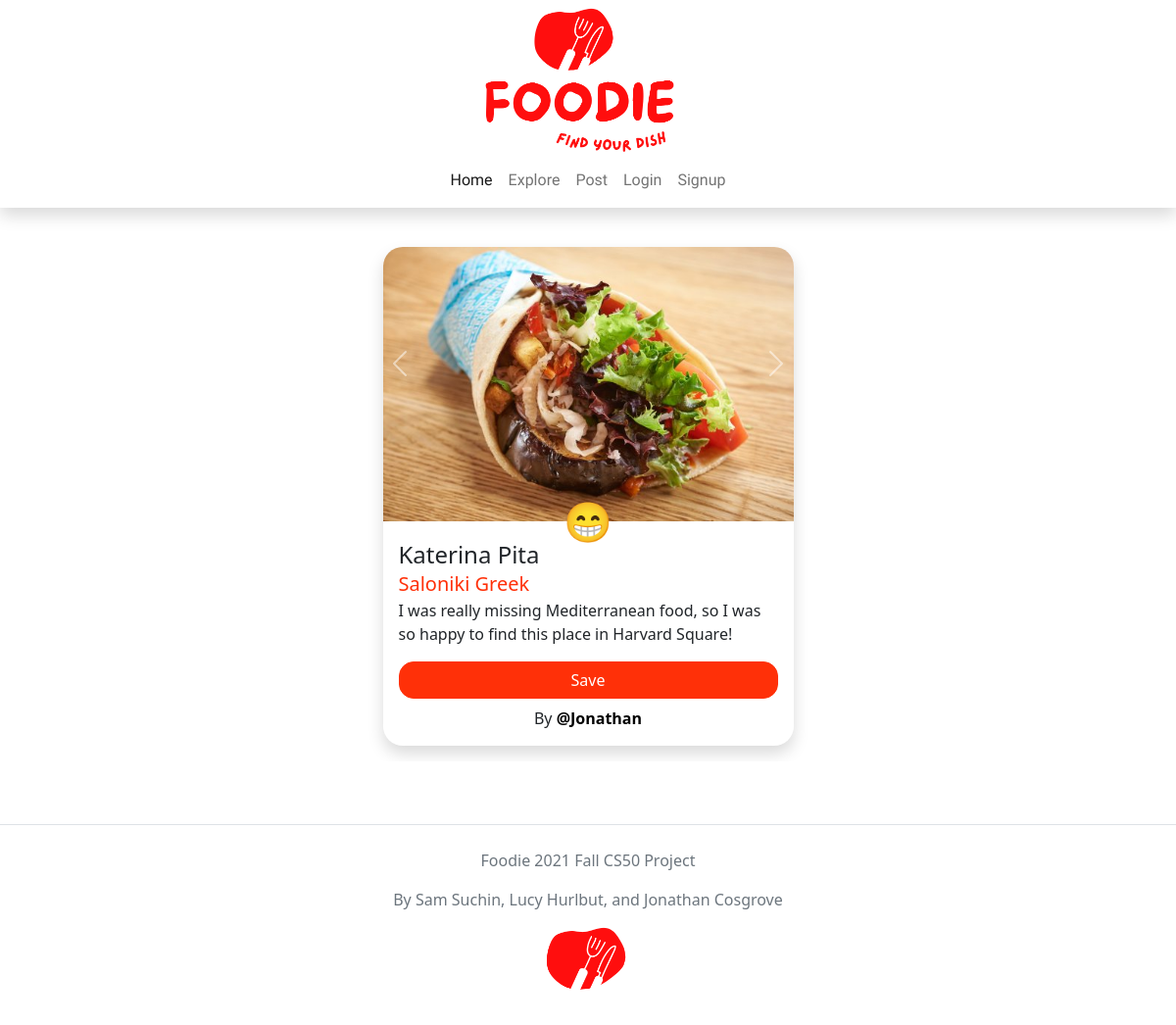
The page / on the database its author committed.
### dish/models.py (models this page shows, shortened)
class Dish(models.Model):
    name = models.CharField(max_length=255)
    media = models.ImageField(upload_to="dishes/")
    resturant = models.ForeignKey(Resturant, on_delete=models.CASCADE, related_name="dishes")
    review = models.TextField(null=True, blank=True, max_length=1000)
    rating = models.CharField(choices=DISH.RATING_CHOICES, max_length=2)
    user = models.ForeignKey(settings.AUTH_USER_MODEL, on_delete=models.CASCADE, related_name="dishes")
    created_at = models.DateTimeField(auto_now_add=True)
    is_active = models.BooleanField(default=True)
    price = models.DecimalField(max_digits=50, decimal_places=2, null=True, blank=True)

### resturant/models.py (models this page shows, shortened)
class Resturant(models.Model):
    name = models.CharField(max_length=255)
    cuisine = models.CharField(max_length=255)
    city = models.CharField(max_length=255)
    address = models.CharField(max_length=255, null=True, blank=True)
    is_active = models.BooleanField(default=True)
    created_at = models.DateTimeField(auto_now_add=True)

### account/models.py (models this page shows, shortened)
class User(AbstractBaseUser, PermissionsMixin):
    username = models.CharField(max_length=100, unique=True)
    is_staff = models.BooleanField(default=False)
    is_active = models.BooleanField(default=True)
    date_joined = models.DateTimeField(default=timezone.now)
    USERNAME_FIELD = 'username'
    objects = CustomUserManager()

### core/views.py (the view)
# urls.py: path("", home, name="home"),
def home(request):
    dishes = Dish.objects.filter(is_active=True).order_by("?")[:20]
    context = {
        "dishes": dishes,
    }
    if request.user.is_authenticated:
        context["user_saves"] = Save.objects.filter(saved_by=request.user).values_list("dish_id", flat=True)
    return render(request, "index.html", context)

### templates/index.html (shortened to what this page needs)
{% extends 'base.html' %}
{% load static %}
{% block css %}
<link rel="stylesheet" href="{% static 'css/dishes.css' %}">
{% endblock %}
{% block content %}
<div class="container pb-5">
    <div class="row">
        <div class="col-lg-5 col-md-8 col-12 mx-auto">
            {% if dishes %}
            <div id="carouselControls" class="carousel slide carousel-fade" data-bs-ride="carousel">
                <div class="carousel-inner">
                    {% for dish in dishes %}
                    <div class="carousel-item {% if forloop.counter == 1 %}active{% endif %}">
                        {% include 'includes/dish_card.html' %}
                      </div>
                    {% endfor %}
                <button class="carousel-control-prev" type="button" data-bs-target="#carouselControls" data-bs-slide="prev">
                  <span class="carousel-control-prev-icon" aria-hidden="true"></span>
                </button>
                <button class="carousel-control-next" type="button" data-bs-target="#carouselControls" data-bs-slide="next">
                  <span class="carousel-control-next-icon" aria-hidden="true"></span>
                </button>
              </div>
            {% else %}
            <h1 class="text-center">No dishes :(</h1>
            {% endif %}
        </div>
    </div>
</div>
</div>
{% endblock %}

### templates/includes/dish_card.html (shortened to what this page needs)
{% load static %}
{% block css %}
<link rel="stylesheet" href="{% static 'css/dishes.css' %}">
{% endblock %}
<div class="card shadow m-3">
    <div class="position-relative">
    <div class="dish-rating">{{dish.get_rating_display}}</div>
    <img src="{{dish.media.url}}" class="card-img-top" alt="...">
</div>
    <div class="card-body">
        <div class="d-flex align-items-center">
            <h4 class="card-title mb-0 mt-1 me-auto">{{dish.name}}</h4>
        </div>
      <a class="resturant-card-link" href="{% url 'resturant_detail' dish.resturant.pk %}">{{dish.resturant.name}}</a>
      <div class="dish-review">{{dish.review|linebreaks}}</div>
      {% if request.user.is_authenticated %}
      <div dish_pk="{{dish.pk}}" endpoint="{% url 'change_save_dish' %}" class="btn btn-primary w-100 mb-2 like_dish {% if dish.pk in user_saves %}liked{% endif %}">{% if dish.pk in user_saves %}Saved{% else %}Save{% endif %}</div>
      {% else %}
        <a class="btn btn-primary w-100 mb-2" href="{% url 'login' %}">Save</a>
      {% endif %}
      <div class="text-center">
        By <a class="link" href="{% url 'account_detail' dish.user.username %}">@{{dish.user.username}}</a>
      </div>
    </div>
  </div>

### static/css/base.css (style rules this page uses)
.btn { border-radius: 15px; }
.btn-primary { background-color: #FF3008; color: white; border-color: #FF3008; }

### static/css/dishes.css (style rules this page uses)
.resturant-card-link { text-decoration: none; color: #FF3008; font-size: 20px; transition: 0.3s; }
.dish-rating { position: absolute; bottom: -30px; text-align: center; left: 0; width: 100%; font-size: 40px; }
.card { border-radius: 20px; border: none; }
.card-img, .card-img-top { border-top-left-radius: 20px; border-top-right-radius: 20px; }
.link { text-decoration: none; color: black; transition: 0.3s; font-weight: bold; }
.card-body { z-index: 1000; }
.dish-review { overflow-y: scroll; max-height: 200px; }
.carousel-control-next, .carousel-control-prev { bottom: 50%; }

### rows shown on the page
Dish: rating "😁", media (picture), name "Katerina Pita", resturant.name "Saloniki Greek", review "I was really missing Mediterranean food, so I was so happy to find this place in Harvard Square!", user.username "Jonathan"
